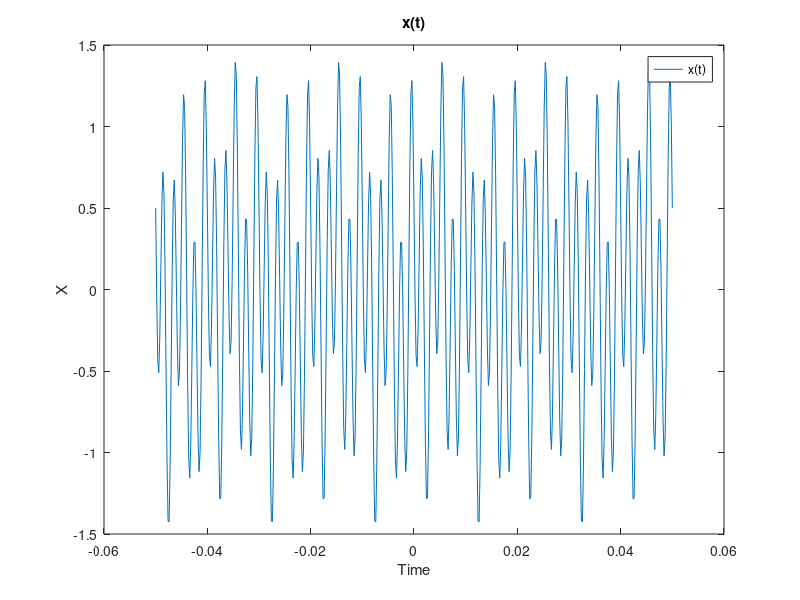
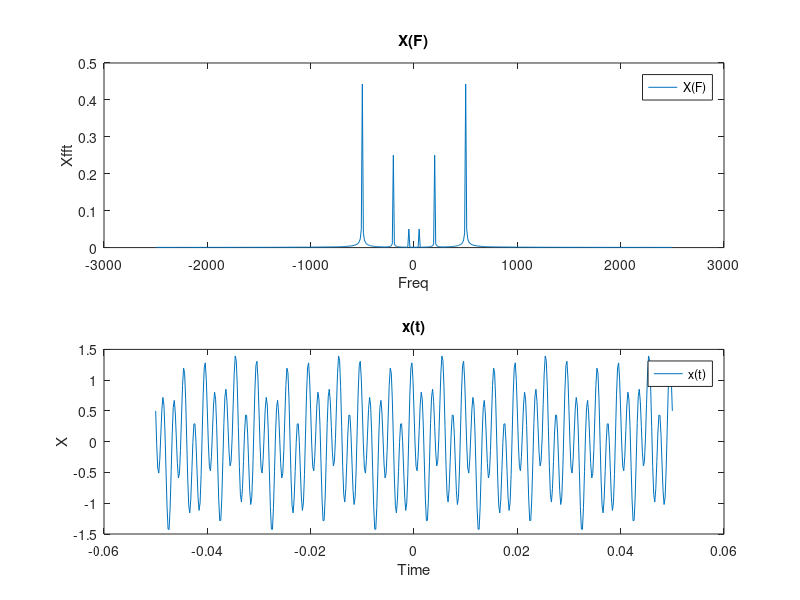
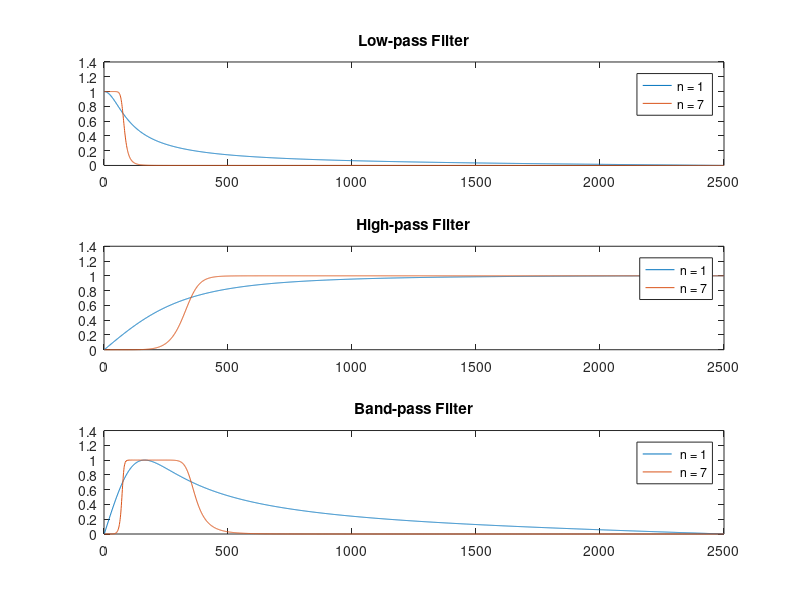
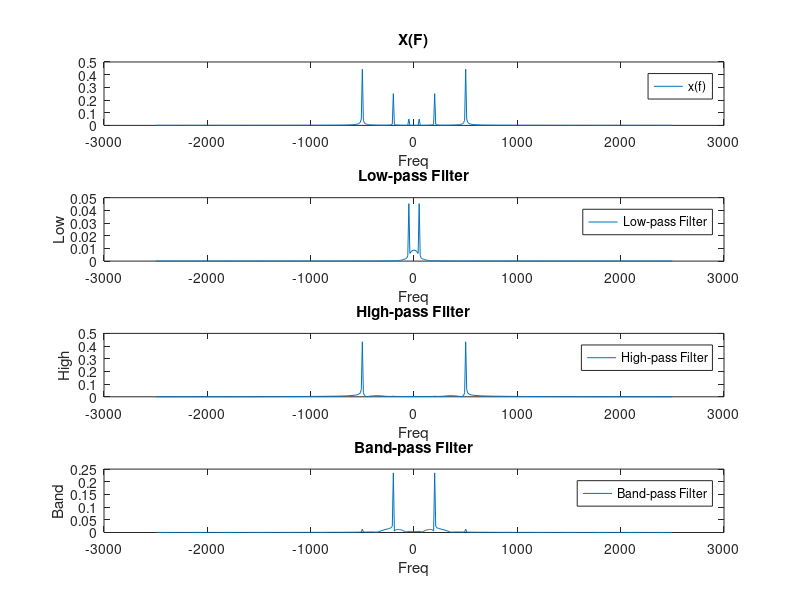

Write MATLAB code to recreate these figures, in order.

f1 = 50
f2 = 200
f3 = 500
fs = 5000
t=-0.05:1/fs:0.05

x= 0.1*sin(2*pi*f1.*t) + 0.5*cos(2*pi*f2.*t) -0.9*sin(2*pi*f3.*t);

figure(1)
plot(t,x)
title("x(t)")
legend("x(t)")
xlabel("Time")
ylabel("X")

%%
T = 1 /fs
N = length(x)
%f= 0:1:500;
f = linspace(-fs/2,fs/2,N)
%f = fs*(0:(N/2))/N;
xfft = fft(x,N)
xfft = fftshift(xfft)
xfft= abs(xfft)/500;
figure(2)
subplot(2,1,1)
plot(f,abs(xfft))
title("X(F)")
legend("X(F)")
xlabel("Freq")
ylabel("Xfft")
subplot(2,1,2)
plot(t,x)
title("x(t)")
legend("x(t)")
xlabel("Time")
ylabel("X")

%%
figure (3)
subplot(3,1,1)
Fs = 5000
[b_1_1, a_1_1] = butter(1,75/(Fs/2),"low");
[h,w] = freqz(b_1_1,a_1_1,Fs/2); 
plot(abs(h));
hold on
[b1,a1] = butter(7,75/ (Fs/2),"low");
[h,w] = freqz(b1,a1,Fs/2);
plot(abs(h));
legend("n = 1 ","n = 7")
title ("Low-pass Filter")
subplot(3,1,2)
[b_1_2,a_1_2]= butter(1,350/(Fs/2),"high");
[h,w]=freqz(b_1_2,a_1_2,Fs/2);
plot(abs(h));
hold on
[b2,a2]= butter(7,350/(Fs/2),"high");
[h,w]=freqz(b2,a2,Fs/2);
plot(abs(h));
legend("n = 1","n = 7")
title ("High-pass Filter")
subplot(3,1,3)
[b_1_3,a_1_3]= butter(1,[75 350]/(Fs/2),"bandpass");
[h,w]=freqz(b_1_3,a_1_3,Fs/2);
plot(abs(h));
hold on
[b3,a3]= butter(7,[75 350]/(Fs/2),"bandpass");
[h,w]=freqz(b3,a3,Fs/2);
plot(abs(h));
legend(" n = 1"," n = 7")
title ("Band-pass Filter")

%%
lowpas=filter(b1,a1,x)
highpas = filter(b2,a2,x)
bandpas = filter (b3,a3,x)

figure(4)
subplot(4,1,1)
plot(f,xfft)
legend("x(f)")
title ("X(F)")
xlabel("Freq")


subplot(4,1,2)

lowpas = fft(lowpas,N)
lowpas = fftshift(lowpas)
lowpas= abs(lowpas)/500;
plot(f,abs(lowpas))
legend("Low-pass Filter")
xlabel("Freq")
ylabel("Low")
title ("Low-pass Filter")
subplot(4,1,3)

highpas = fft(highpas,N)
highpas = fftshift(highpas)
highpas= abs(highpas)/500;

plot(f,abs(highpas))
legend("High-pass Filter")
xlabel("Freq")
ylabel("High")
title("High-pass Filter")
subplot(4,1,4)
bandpas = fft(bandpas,N)
bandpas = fftshift(bandpas)
bandpas= abs(bandpas)/500;
plot(f,abs(bandpas))
legend("Band-pass Filter")
xlabel("Freq")
ylabel("Band")
title("Band-pass Filter")
